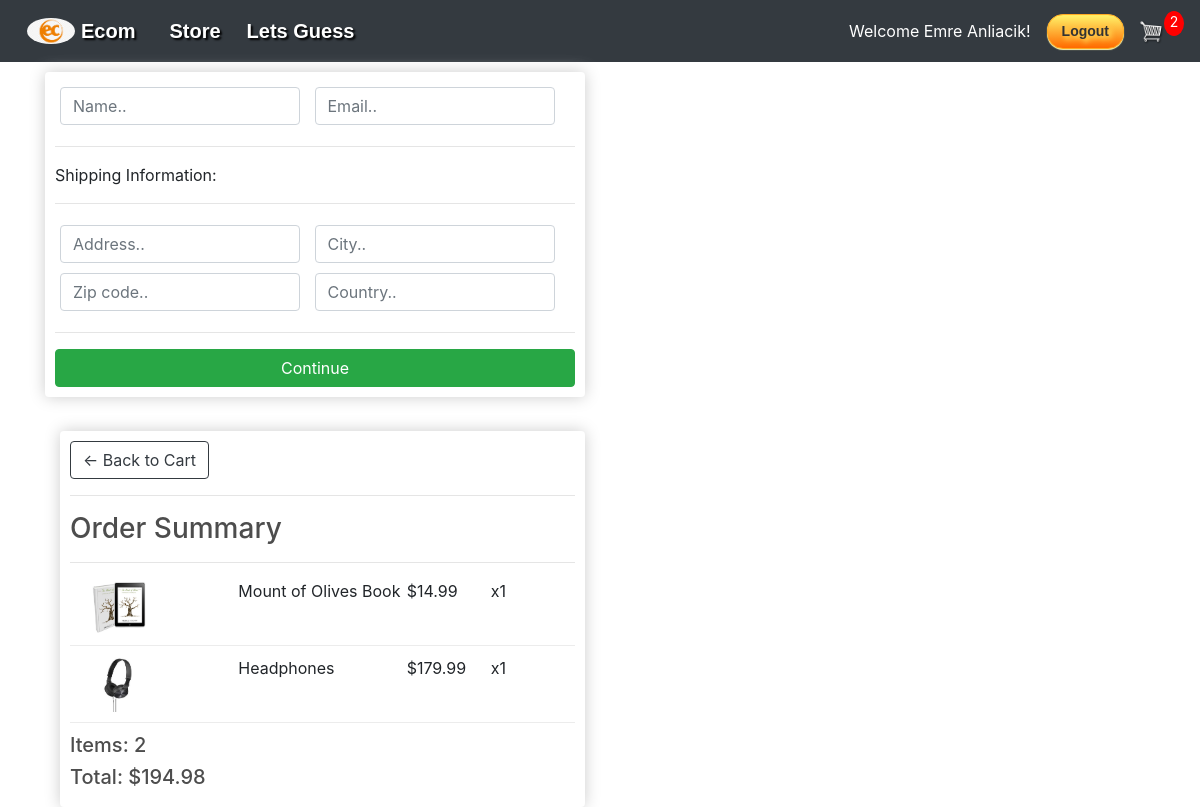
Screenshot of /checkout/ (signed in) with the database file from the repository.
### store/models.py (models this page shows, shortened)
class OrderItem(models.Model):
    product = models.ForeignKey(Product, on_delete=models.SET_NULL, null=True)
    order = models.ForeignKey(Order, on_delete=models.SET_NULL, null=True)
    quantity = models.IntegerField(default=0, null=True, blank=True)
    date_added = models.DateTimeField(auto_now_add=True)
    @property
    def get_total(self):
        total = self.product.price * self.quantity
        return total

class Product(models.Model):
    name = models.CharField(max_length=200)
    price = models.FloatField()
    digital = models.BooleanField(default=False, null=True, blank=True)
    image = models.ImageField(null=True, blank=True)
    @property
    def imageURL(self):
        try:
            url = self.image.url
        except:
            url = ''
        return url

class Order(models.Model):
    customer = models.ForeignKey(Customer, on_delete=models.SET_NULL, null=True, blank=True)
    date_ordered = models.DateTimeField(auto_now_add=True)
    complete = models.BooleanField(default=False)
    transaction_id = models.CharField(max_length=100, null=True)
    @property
    def shipping(self):
        shipping = False
        orderitems = self.orderitem_set.all()
        for i in orderitems:
            if i.product.digital == False:
                shipping = True
        return shipping
    @property
    def get_cart_total(self):
        orderitems = self.orderitem_set.all()
        total = sum([item.get_total for item in orderitems])
        return total
    @property
    def get_cart_items(self):
        orderitems = self.orderitem_set.all()
        total = sum([item.quantity for item in orderitems])
        return total

### store/views.py (the view)
# urls.py: path('checkout/', views.checkout, name="checkout"),
def checkout(request):
    if request.user.is_authenticated:
        customer, created = Customer.objects.get_or_create(user=request.user)
        order, created = Order.objects.get_or_create(customer=customer, complete=False)
        items = order.orderitem_set.all()
        cartItems = order.get_cart_items
    else:
        cookieData = cookieCart(request)
        cartItems = cookieData['cartItems']
        order = cookieData['order']
        items = cookieData['items']
    context = {'items': items, 'order': order, 'cartItems': cartItems}
    return render(request, "store/checkout.html", context)

### store/templates/store/checkout.html (shortened to what this page needs)
{% extends 'store/main.html' %}
{% load static %}
{% block content %}
    <div class="row">
        <div class="col-lg-6">
            <div class="box-element" id="form-wrapper">
                <form id="form">
                    <div id="user-info">
                        <div class="form-field">
                            <input required class="form-control" type="text" name="name" placeholder="Name..">
                        </div>
                        <div class="form-field">
                            <input required class="form-control" type="email" name="email" placeholder="Email..">
                        </div>
                    </div>
                    <div id="shipping-info">
                        <hr>
                        <p>Shipping Information:</p>
                        <hr>
                        <div class="form-field">
                            <input class="form-control" type="text" name="address" placeholder="Address..">
                        </div>
                        <div class="form-field">
                            <input class="form-control" type="text" name="city" placeholder="City..">
                        </div>
                        <div class="form-field">
                            <input class="form-control" type="text" name="zipcode" placeholder="Zip code..">
                        </div>
                        <div class="form-field">
                            <input class="form-control" type="text" name="country" placeholder="Country..">
                        </div>
                    </div>
                    <hr>
                    <input id="form-button" class="btn btn-success btn-block" type="submit" value="Continue">
                </form>
            </div>
            <br>
        </div>
    </div>
    <div class="col-lg-6">
        <div class="box-element">
            <a class="btn btn-outline-dark" href="{% url 'cart' %}">&#x2190; Back to Cart</a>
            <hr>
            <h3>Order Summary</h3>
            <hr>
            {% for item in items %}
                <div class="cart-row">
                    <div style="flex:2"><img class="row-image" src="{{ item.product.imageURL }}"></div>
                    <div style="flex:2"><p>{{ item.product.name }}</p></div>
                    <div style="flex:1"><p>${{ item.product.price }}</p></div>
                    <div style="flex:1"><p>x{{ item.quantity }}</p></div>
                </div>
            {% endfor %}
            <h5>Items: {{ order.get_cart_items }}</h5>
            <h5>Total: ${{ order.get_cart_total|floatformat:2 }}</h5>
        </div>
    </div>
    </div>
{% endblock content %}

### store/templates/store/main.html (shortened to what this page needs)
<!doctype html>
{% load static %}
<html lang="en">
<head>
    <link rel="stylesheet" type="text/css" href="{% static 'css/main.css' %}">
    <link rel="stylesheet" href="https://stackpath.bootstrapcdn.com/bootstrap/4.4.1/css/bootstrap.min.css"
>
</head>
<body>
<nav class="navbar navbar-expand-lg navbar-dark bg-dark">
    <img id="main-logo" src="{% static 'images/main-logo.jpg' %}" href="{% url 'store' %}">
    <a class="navbar-brand">Ecom</a>
    <div class="collapse navbar-collapse" id="navbarSupportedContent">
        <ul class="navbar-nav mr-auto">
            <li class="nav-item active">
                <a class="nav-link" href="{% url 'store' %}">Store <span class="sr-only">(current)</span></a>
            </li>
            <li class="nav-item active">
                <a class="nav-link" href="{% url 'word_guess_game' %}">Lets Guess</a>
            </li>
        </ul>
        <div class="form-inline my-2 my-lg-0">
            {% if request.user.is_authenticated %}
                <span class="navbar-text text-white mr-3">
                Welcome {{ request.user.first_name.capitalize }} {{ request.user.last_name.capitalize }}!
                    </span>
                    <a href="{% url 'logout' %}" class="myButton">Logout</a>
                    {% else %}
                <a href="{% url 'login' %}" class="myButton">Login</a>
            {% endif %}
            <a href="{% url 'cart' %}">
                <img id="cart-icon" src="{% static 'images/cart.png' %}">
            </a>
            <p id="cart-total">{{ cartItems }}</p>
        </div>
    </div>
</nav>
<div class="container">
    {% block content %}
    {% endblock content %}
</body>
</html>

### static/css/main.css (style rules this page uses)
body { background-color: hsl(0, 0%, 98%); }
h1, h2, h3, h4, h5, h6 { color: hsl(0, 0%, 30%); }
.box-element { box-shadow: hsl(0, 0%, 80%) 0 0 16px; background-color: #fff; border-radius: 4px; padding: 10px; }
.bg-dark { background-color: white; }
#cart-icon { width: 25px; display: inline-block; margin-left: 15px; }
#main-logo { width: 50px; height: auto; display: inline-block; margin-left: 10px; background: transparent; object-fit: contain; border-radius: 50%; padding: 1px; }
#cart-total { display: block; text-align: center; color: #fff; background-color: red; width: 20px; height: 25px; border-radius: 50%; font-size: 14px; }
.col-lg-4, .col-lg-6, .col-lg-8, .col-lg-12 { margin-top: 10px; }
.btn { border-radius: 0; }
.navbar-brand { font-weight: bold; font-family: Arial, serif; margin-left: 5px; text-shadow: 2px 2px 2px black; }
.nav-link { font-size: 20px; font-weight: bold; font-family: Arial, serif; margin-left: 10px; color: #333333; text-shadow: 2px 2px 2px black; }
.myButton { box-shadow: 0px 1px 1px 0px #fff6af; background: #ffec64 linear-gradient(to bottom, #ffec64 5%, #ff6a00 100%); border-radius: 16px; border: 1px solid #ffaa22; display: inline-block; cursor: pointer; color: #333333; font-family: Arial, serif; font-size: 14px; font-weight: bold; padding: 6px 14px; text-decoration: none; text-shadow: 3px 3px 5px #ffee66; line-height: 1.5; }
.row-image { width: 100px; }
.form-field { width: 250px; display: inline-block; padding: 5px; }
.cart-row { display: flex; align-items: stretch; padding-bottom: 10px; margin-bottom: 10px; border-bottom: 1px solid #ececec; }

### rows the page displays
OrderItem: product.imageURL (picture), product.name "Mount of Olives Book", product.price "14.99", quantity "1"
OrderItem: product.imageURL (picture), product.name "Headphones", product.price "179.99", quantity "1"
Order: get_cart_items "2", get_cart_total "194.98"

### other values shown
{{ request.user.first_name.capitalize }} "Emre"
{{ request.user.last_name.capitalize }} "Anliacik"
{{ cartItems }} "2"
